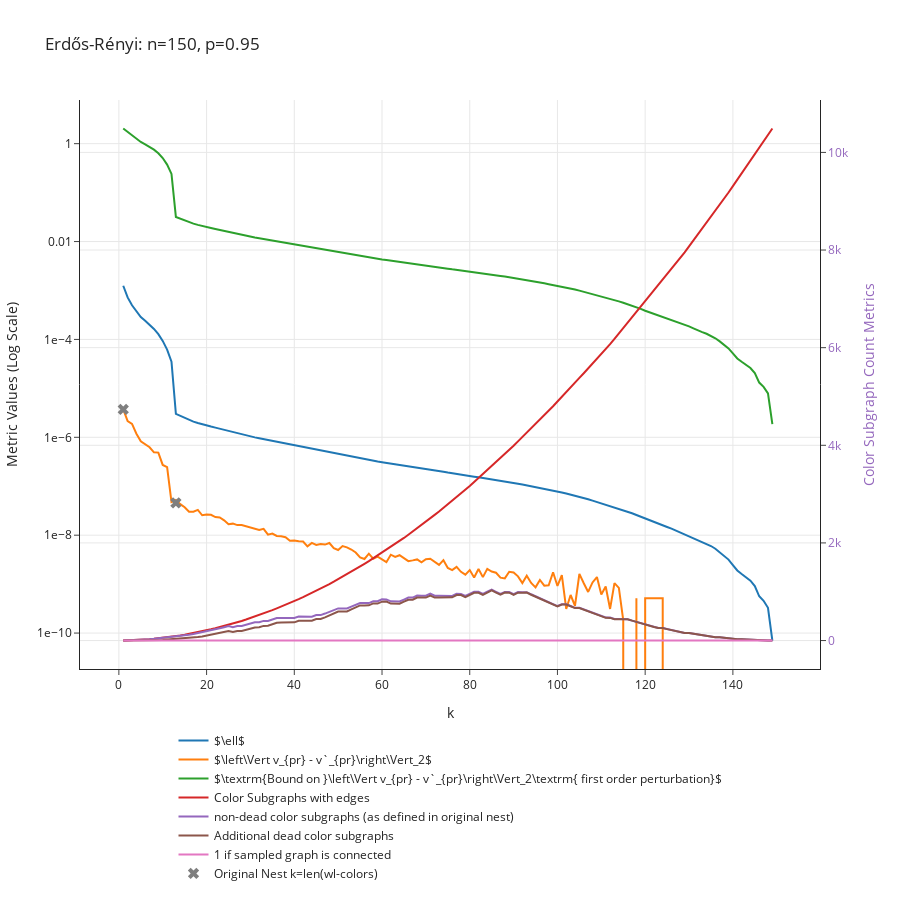

Notebook code cell kept with this figure:
### Code cell
p = 0.95
n = 150
G = nx.erdos_renyi_graph(n, p)
data_dict = get_convergence_data_of_nest(G, min_cluster_size = 1, max_k = 150)
plot_convergence_data(data_dict, f"Erdős-Rényi: n={n}, p={p}")

### Figure 1 — Plotly figure (JSON) as saved in the notebook; plotly's stock layout.template omitted (floating-point values rounded to 4 significant figures; data arrays with more than 128 entries replaced by an {"elided": "..."} marker saying what was removed)
{"data": [{"mode": "lines", "name": "$\\ell$", "type": "scatter", "x": {"elided": "149 int values"}, "y": {"elided": "149 float values"}}, {"mode": "lines", "name": "$\\left\\Vert v_{pr} - v`_{pr}\\right\\Vert_2$", "type": "scatter", "x": {"elided": "149 int values"}, "y": {"elided": "149 float values"}}, {"mode": "lines", "name": "$\\textrm{Bound on }\\left\\Vert v_{pr} - v`_{pr}\\right\\Vert_2\\textrm{ first order perturbation}$", "type": "scatter", "x": {"elided": "149 int values"}, "y": {"elided": "149 float values"}}, {"mode": "lines", "name": "Color Subgraphs with edges", "type": "scatter", "x": {"elided": "149 int values"}, "y": {"elided": "149 int values"}, "yaxis": "y2"}, {"mode": "lines", "name": "non-dead color subgraphs (as defined in original nest)", "type": "scatter", "x": {"elided": "149 int values"}, "y": {"elided": "149 int values"}, "yaxis": "y2"}, {"mode": "lines", "name": "Additional dead color subgraphs", "type": "scatter", "x": {"elided": "149 int values"}, "y": {"elided": "149 int values"}, "yaxis": "y2"}, {"mode": "lines", "name": "1 if sampled graph is connected", "type": "scatter", "x": {"elided": "149 int values"}, "y": {"elided": "149 int values"}, "yaxis": "y2"}, {"marker": {"size": 10, "symbol": "x"}, "mode": "markers", "name": "Original Nest k=len(wl-colors)", "type": "scatter", "x": [1, 13, 150], "y": [3.723e-06, 4.565e-08, 0]}], "layout": {"height": 900, "hovermode": "closest", "legend": {"orientation": "h", "x": 0.5, "xanchor": "center", "y": -0.1, "yanchor": "top"}, "title": {"text": "Erdős-Rényi: n=150, p=0.95"}, "xaxis": {"title": {"text": "k"}}, "yaxis": {"exponentformat": "e", "title": {"text": "Metric Values (Log Scale)"}, "type": "log"}, "yaxis2": {"overlaying": "y", "side": "right", "tickfont": {"color": "rgba(148, 103, 189, 1)"}, "title": {"font": {"color": "rgba(148, 103, 189, 1)"}, "text": "Color Subgraph Count Metrics"}, "type": "linear"}}}
